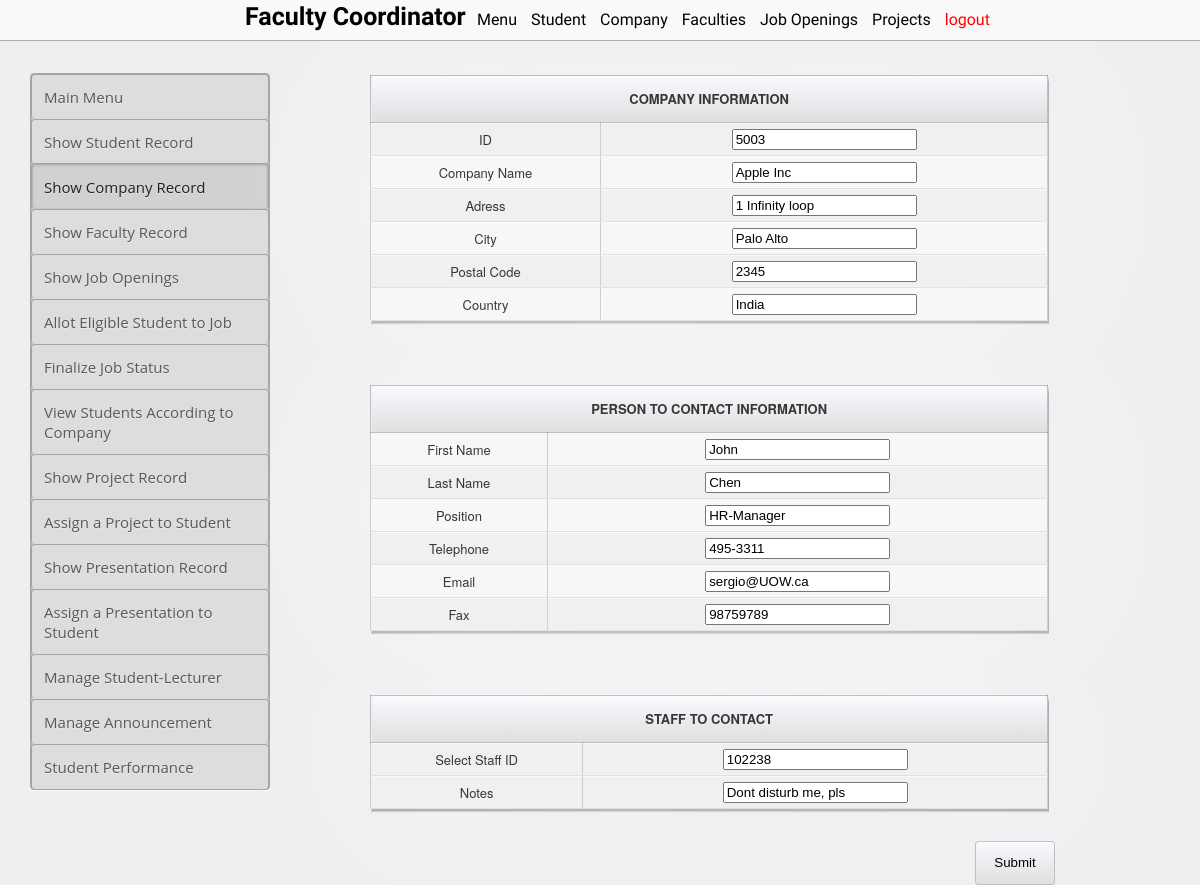
Page /coordinator/company_edit.php?id=5003 on the committed database.
### tables this page shows
CREATE TABLE `company_details` (
  `ID` varchar(14) NOT NULL DEFAULT '',
  `CO_NAME` varchar(32) DEFAULT NULL,
  `ADDRESS` varchar(50) DEFAULT NULL,
  `CITY` varchar(32) DEFAULT NULL,
  `POSTAL_CODE` varchar(10) DEFAULT NULL,
  `COUNTRY` varchar(32) DEFAULT NULL,
  `C_FIRST_NAME` varchar(20) DEFAULT NULL,
  `C_LAST_NAME` varchar(20) DEFAULT NULL,
  `C_POSITION` varchar(32) DEFAULT NULL,
  `TELEPHONE` varchar(14) DEFAULT NULL,
  `EMAIL` varchar(32) DEFAULT NULL,
  `FAX` varchar(14) DEFAULT NULL,
  `FACULTY_ID` varchar(14) DEFAULT NULL,
  `NOTES` varchar(100) DEFAULT NULL
);

### coordinator/company_edit.php (the view, shortened to what this page needs)
<?php
echo "
<!DOCTYPE html>
<html lang='en'>
<head>
    <link href='../style_admin.css' rel='stylesheet'>
    <link href='../table.css' rel='stylesheet'>
</head>
<body>
    <nav id='nav'>
            <ul style='list-style: none; display: inline'>
            <div id='logo'>
                <b>Faculty Coordinator</b>
            </div>
            <li><a href='coordinator.php'>Menu</a></li>
            <li><a href='show_student.php'>Student </a></li>
            <li><a href='show_company.php'>Company</a></li>
            <li><a href='show_faculty.php'>Faculties</a></li>
            <li><a href='job_opening_show.php'>Job Openings</a></li>
            <li><a href='project_show.php'>Projects</a></li>
            <li align='right' ><a href='../logout.php' style='color:red;'>logout</a></li>
        </ul>
    </nav>
    <div id='main'>
        <div id='left'>
            <div id='sidebar'>
                <div class='menu'>
                    <a href='coordinator.php'>
                        <div class='menu menu-item' id='student_tc'>
                            Main Menu
                        </div>
                    </a>
                    <a href='show_student.php'>
                        <div class='menu menu-item' id='student_tc'>
                            Show Student Record
                        </div>
                    </a>
                    <a href='show_company.php'>
                        <div class='menu menu-item' id='company_tc' style='box-shadow: inset 0px 1px 3px rgba(0,0,0,0.2), inset 0 0 3px rgba(0,0,0,0.05);
                        color: #212121;
                        margin-top: -1px;
                        padding-top: 13px;
                        background: rgba(0,0,0,0.06);'>
                            Show Company Record
                        </div>
                    </a>
                    <a href='show_faculty.php'>
                        <div class='menu menu-item' id='faculty_tc'>
                            Show Faculty Record
                        </div>
                    </a>
                    <a href='job_opening_show.php'>
                        <div class='menu menu-item' id='company_tc'>
                            Show Job Openings
                        </div>
                    </a>
                    <a href='prospect_status_edit.php'>
                        <div class='menu menu-item' id='faculty_tc'>
                            Allot Eligible Student to Job
                        </div>
                    </a>
                    <a href='company_response_status.php' >
                        <div class='menu menu-item' id='faculty_tc'>
                            Finalize Job Status
                        </div>
                    </a>
                        <a href='company_student_selected.php' >
                        <div class='menu menu-item' id='faculty_tc'>
                            View Students According to Company
                        </div>
                    </a>
                    <a href='project_show.php'>
                        <div class='menu menu-item' id='faculty_tc'>
                            Show Project Record
                        </div>
                    </a>
                    <a href='project_allot.php'>
                        <div class='menu menu-item' id='faculty_tc'>
                            Assign a Project to Student
                        </div>
                    </a>
                    <a href='presentation_show.php'>
                        <div class='menu menu-item' id='faculty_tc'>
                            Show Presentation Record
                        </div>
                    </a>
                    <a href='presentation_allot.php'>
                        <div class='menu menu-item' id='faculty_tc'>
                            Assign a Presentation to Student
                        </div>
                    </a>
                    <a href='fsvsupervisor_student_selected.php'>
                        <div class='menu menu-item' id='student_tc'>
                            Manage Student-Lecturer
                        </div>
                    </a>
                    <a href='announcement.php'>
                        <div class='menu menu-item' id='faculty_tc'>
                            Manage Announcement
                        </div>
                    </a>
                    <a href='marks.php'>
                        <div class='menu menu-item' id='faculty_tc'>
                            Student Performance
                        </div>
                    </a>
                </div>
            </div>
        </div>
    </div>
        <div id='right'>
            <form action='' method='GET' accept-charset='utf-8'>";
                $id=$_GET['id'];
                require '../connection.php';
                $str="select * from company_details where id='$id'";
                $result=mysqli_query($con, $str);
                $row=mysqli_fetch_array($result);
                echo "
                <div class='table_container'>
                    <div class='sub-table-container'>
                        <table class='tc'>
                            <thead>
                                <tr>
                                    <th class='tpl-bar-breadcrumbs' colspan='3'>COMPANY INFORMATION</th>
                                </tr>
                            </thead>
                            <tbody>
                                <tr class='row'>
                                    <td class='item alter'>ID</td>
                                    <td class='item alter'><input name='id'  type='text' value='$row[0]'></td>
                                </tr>
                                <tr class='row'>
                                    <td class='item'>Company Name</td>
                                    <td class='item'><input name='co_name' type='text' value='$row[1]'></td>
                                </tr>
                                <tr class='row'>
                                    <td class='item alter'>Adress</td>
                                    <td class='item alter'><input name='address' type='text' value='$row[2]'></td>
                                </tr>
                                <tr class='row'>
                                    <td class='item'>City</td>
                                    <td class='item'><input name='city' type='text' value='$row[3]'></td>
                                </tr>
                                <tr class='row'>
                                    <td class='item alter'>Postal Code</td>
                                    <td class='item alter'><input name='postal_code' type='text' value='$row[4]'></td>
                                </tr>
                                <tr class='row'>
                                    <td class='item'>Country</td>
                                    <td class='item'><input name='country' type='text' value='$row[5]'></td>
                                </tr>
                            </tbody>
                        </table>
                    </div>
                </div>
                <div class='table_container'>
                    <div class='sub-table-container'>
                        <table class='tc'>
                            <thead>
                                <tr>
                                    <th class='tpl-bar-breadcrumbs' colspan='3'>PERSON TO CONTACT INFORMATION</th>
                                </tr>
                            </thead>
                            <tbody>
                                <tr class='row'>
                                    <td class='item'>First Name</td>
                                    <td class='item'><input name='c_first_name' type='text' value='$row[6]'></td>
                                </tr>
                                <tr class='row'>
                                    <td class='item alter'>Last Name</td>
                                    <td class='item alter'><input name='c_last_name' type='text' value='$row[7]'></td>
                                </tr>
                                <tr class='row'>
                                    <td class='item'>Position</td>
                                    <td class='item'><input name='c_position'  type='text' value='$row[8]'></td>
                                </tr>
                                <tr class='row'>
                                    <td class='item alter'>Telephone</td>
                                    <td class='item alter'><input name='telephone' type='text' value='$row[9]'></td>
                                </tr>
                                <tr class='row'>
                                    <td class='item'>Email</td>
                                    <td class='item'><input name='email' type='text' value='$row[10]'></td>
                                </tr>
                                <tr class='row'>
                                    <td class='item alter'>Fax</td>
                                    <td class='item alter'><input name='fax' type='text' value='$row[11]'></td>
                                </tr>
                            </tbody>
                        </table>
                    </div>
                </div>
                <div class='table_container'>
                    <div class='sub-table-container'>
                        <table class='tc'>
                            <thead>
                                <tr>
                                    <th class='tpl-bar-breadcrumbs' colspan='3'>STAFF TO CONTACT</th>
                                </tr>
                            </thead>
                            <tbody>
                                <tr class='row'>
                                    <td class='item alter'>Select Staff ID</td>
                                    <td class='item alter'><input type='text' name='faculty_id' value='$row[12]'>
                                    </td>
                                </tr>
                                <tr class='row'>
                                    <td class='item alter'>Notes</td>
                                    <td class='item alter'><input type='text' name='notes' value='$row[13]'>
                                    </td>
                                </tr>
                            </tbody>
                        </table>
                    </div>
                </div>
                ";
                echo "<div style='padding-left:75%;'>
                <input type='submit' name='submit' value='Submit' class='edit-button' style='float:left;line-height:40px;width:80px;'>
            </div>
        </form>
    </div>
</div>
</body>
</html>";
?>

### style_admin.css (style rules this page uses)
body, html { margin: 0px auto; width: 100%; }
#nav { position: fixed; height: 40px; width: 100%; font-family: "open sans light", "Helvetica Neue", Helvetica, arial, sans-serif; background: #F9F9F9; border-bottom: 1px solid #ADADAD; text-align: center; }
li { display: inline-block; padding-left: 5px; padding-right: 5px; padding-top: 10px; padding-bottom: 10px; }
a { color: black; text-decoration: none; }
#nav li { text-decoration: none; color: #000000; }
#nav ul { margin-top: 0px; }
#logo { display: inline; font-size: 25px; text-align: left; }
#main { padding-top: 43px; width: '100%'; margin: 0 auto; }
#left { float: left; width: 25%; }
#right { float: right; width: 75%; }
#nav { z-index:50; }
#main { z-index: 5; }

### coordinator/company_edit.php (style rules this page uses)
body { font-family: 'open sans', 'Helvetica Neue', Helvetica, arial, sans-serif; background: #EDEFF0; }

### rows in the picture
company_details: id "5003", co_name "Apple Inc", address "1 Infinity loop", city "Palo Alto", postal_code "2345", country "India", c_first_name "John", c_last_name "Chen", c_position "HR-Manager", telephone "495-3311", email "sergio@UOW.ca", fax "98759789", faculty_id "102238", notes "Dont disturb me, pls"
